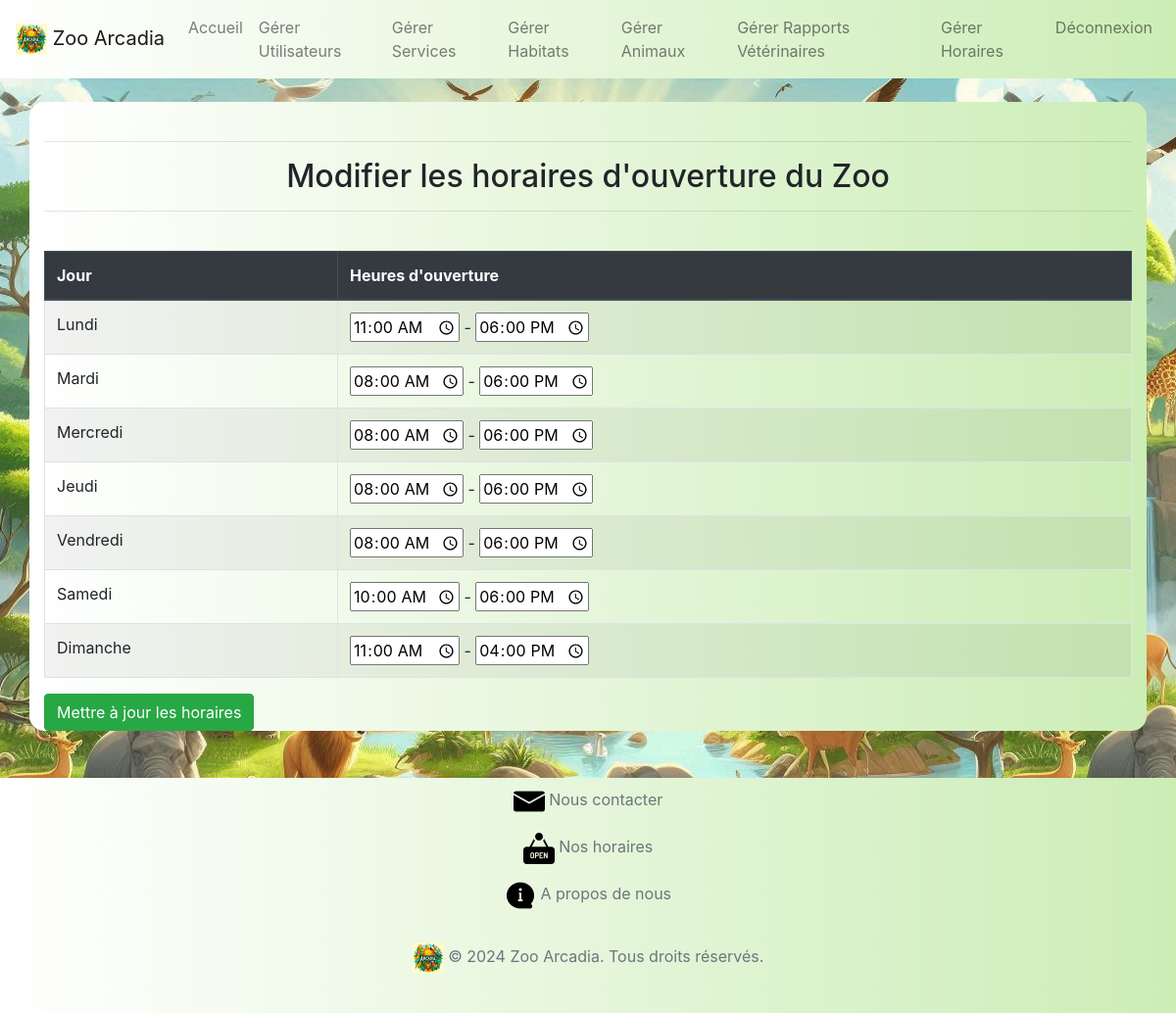
Screenshot of /admin/zoo_hours.php (signed in) with the database file from the repository.
### tables this page shows
CREATE TABLE `zoo_hours` (
  `id` int(11) NOT NULL,
  `day` varchar(255) NOT NULL,
  `open_time` time NOT NULL,
  `close_time` time NOT NULL
);

### functions.php (called while the page is built, shortened)
<?php
class ZooHours {
    private $db;
    public function __construct($db) {
        $this->db = $db;
    }
    public function getAllHours() {
        $stmt = $this->db->prepare("SELECT * FROM zoo_hours ORDER BY id ASC");
        $stmt->execute();
        return $stmt->fetchAll(PDO::FETCH_ASSOC);
    }
}

### admin/zoo_hours.php (the view, shortened to what this page needs)
<?php
require '../functions.php';
$db = new Database();
$conn = $db->connect();
$zooHours = new ZooHours($conn);
$hours = $zooHours->getAllHours();
include '../templates/header.php';
include 'navbar_admin.php';
?>
<div class="container mt-4" style="background: linear-gradient(to right, #ffffff, #ccedb6);">
    <br>
    <hr>
    <h2>Modifier les horaires d'ouverture du Zoo</h2>
    <hr>
    <br>
    <form method="POST">
    <div class="table-responsive">
            <table class="table table-bordered table-striped table-hover">
                <thead class="thead-dark">
                    <tr>
                        <th>Jour</th>
                        <th>Heures d'ouverture</th>
                    </tr>
                </thead>
                <tbody>
                    <?php foreach ($hours as $hour): ?>
                    <tr>
                        <td><?php echo htmlspecialchars($hour['day']); ?></td>
                        <td>
                            <input type="time" name="hours[<?php echo $hour['id']; ?>][open]" value="<?php echo substr($hour['open_time'], 0, 5); ?>">
                            -
                            <input type="time" name="hours[<?php echo $hour['id']; ?>][close]" value="<?php echo substr($hour['close_time'], 0, 5); ?>">
                        </td>
                    </tr>
                    <?php endforeach; ?>
                </tbody>
            </table>
        </div>
        <button type="submit" class="btn btn-success">Mettre à jour les horaires</button>
    </form>
</div>
<?php include '../templates/footerconnected.php'; ?>

### admin/zoo_hours.php (style rules this page uses)
h1,h2,h3 { text-align: center; }
body { background-image: url('../image/background.jpg'); }
.mt-4 { background: whitesmoke; border-radius: 15px; }

### rows the page displays
zoo_hours: day "Lundi", open_time "11:00", close_time "18:00"
zoo_hours: day "Mardi", open_time "08:00", close_time "18:00"
zoo_hours: day "Mercredi", open_time "08:00", close_time "18:00"
zoo_hours: day "Jeudi", open_time "08:00", close_time "18:00"
zoo_hours: day "Vendredi", open_time "08:00", close_time "18:00"
zoo_hours: day "Samedi", open_time "10:00", close_time "18:00"
zoo_hours: day "Dimanche", open_time "11:00", close_time "16:00"
